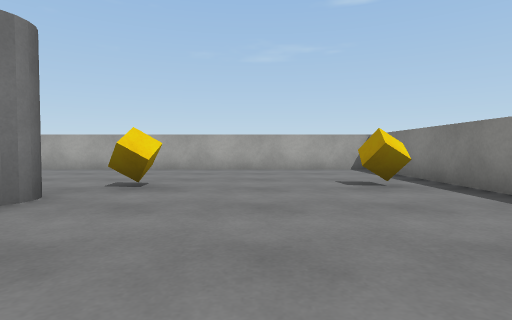
view 1 (above)

16 first-person views from a walk through a 3-D level made in the Unity game engine. The camera is 0.58 m above the floor, tilts 2° down and sees 80° across. The floor is counted in squares, 1 m on a side. Each view is taken from the middle of a square. On the plan, view 1 faces up. The plan holds only what a view shows up to about 9 squares ahead; the rest is blank. The player character is not drawn. Surface patterns are stand-ins for the level's own textures.

view 2
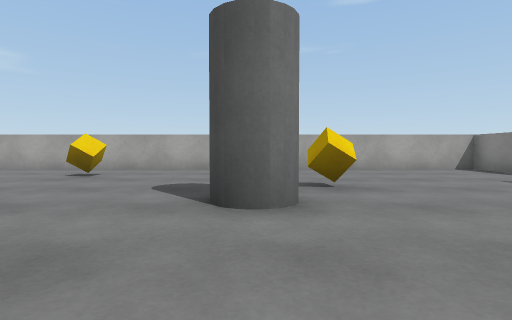

view 3
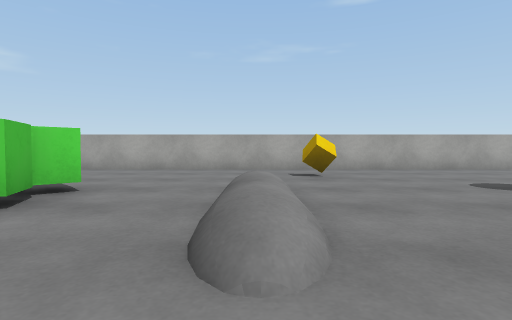

view 4
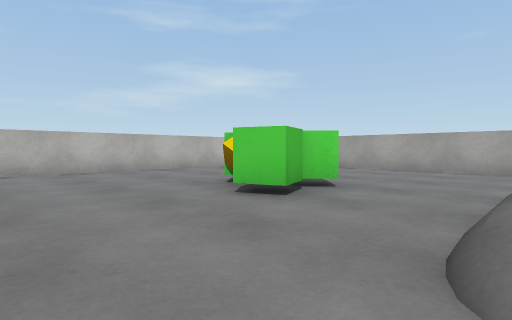

view 5
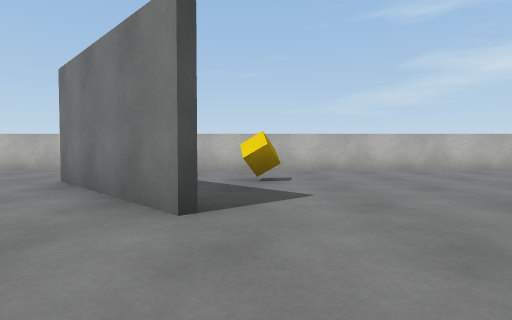

view 6
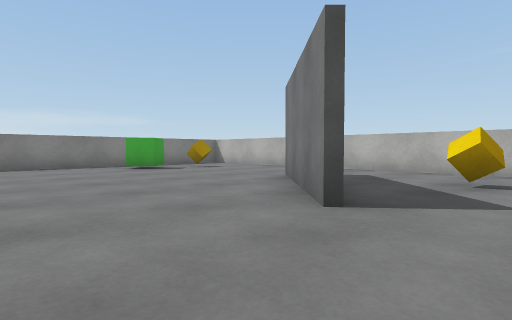

view 7
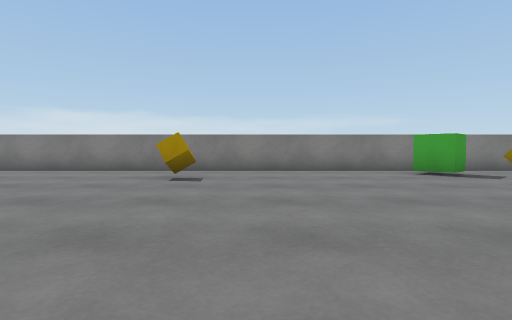

view 8
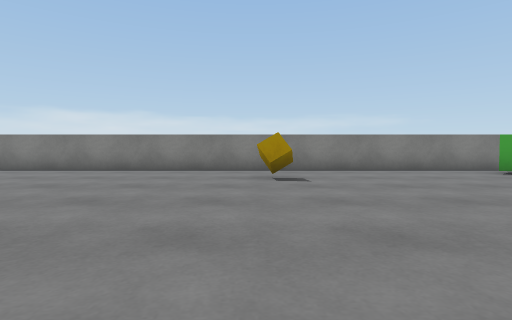

view 9
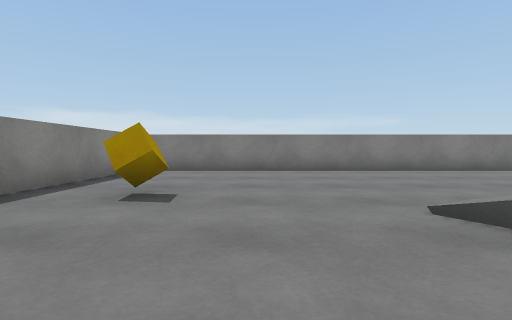

view 10
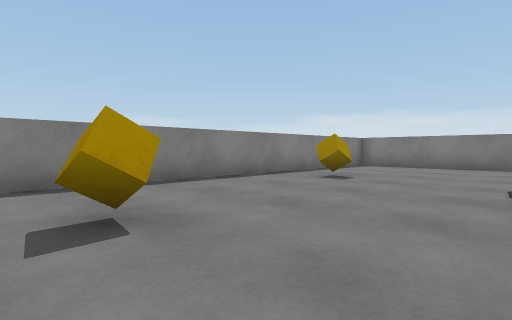

view 11
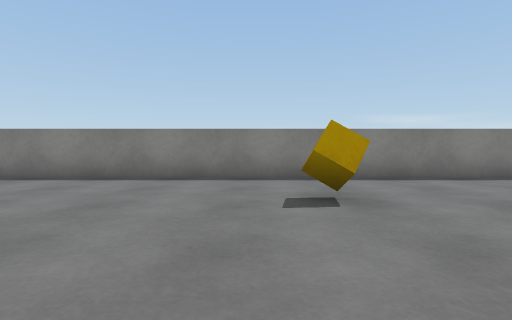

view 12
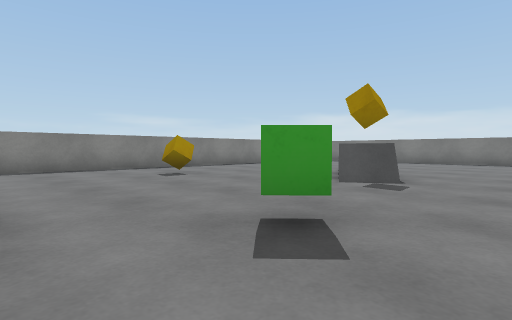

view 13
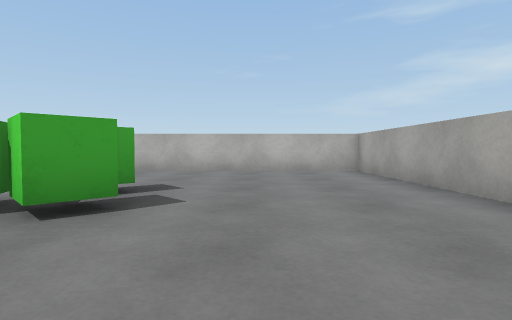

view 14
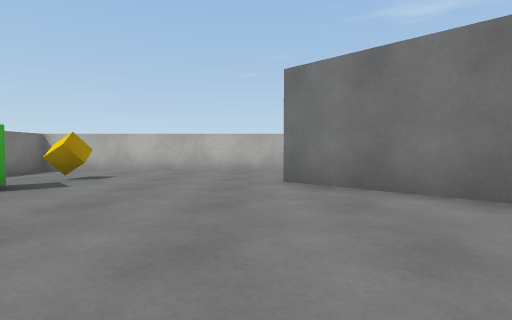

view 15
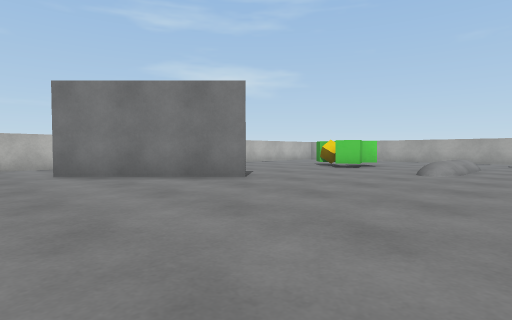

view 16
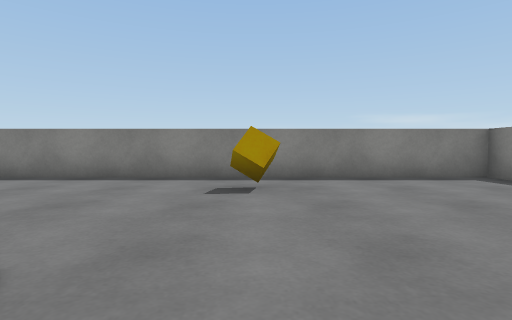

### Floor plan
Points are (right, up) in squares from view 1. A wall is a line through its corners. A room is listed if a view was taken in it or the views show most of it. See-through windows are left out.
Room 1 (views 1, 2, 3, 4, 5, 6, 7, 8, 9, 10, 11, 12, 13, 14, 15, 16)
walls: (-10.6, -1.7) (-13.5, -4.6); (3.2, -10.7) (3.2, 8.8) (-16.2, 8.8) (-16.2, -10.7) (3.2, -10.7)
low walls: (-4.1, -2.6) (-3.1, -2)
objects: cube (-14, -9); cube (-14, -1); green cube (-13, -9) to (-12, -9); green cube (-12, 4); green cube (-11, 3); green cube (-11, 4); cube (-7, 7); cube (-6, -8); green cube (-5, 1) to (-4, 1); grey pillar (-3, 3) to (-3, 4); cube (-2, 5); cube (1, -1); cube (2, -6); cube (2, 5)

Positions as (right, up) in squares from view 1, and headings:
1: (0, 0), facing up
2: (-3, 0), facing up
3: (-8, 0), facing up
4: (-8, 0), facing up-left
5: (-8, -1), facing left
6: (-8, 0), facing down-left
7: (-8, -2), facing down
8: (-6, -2), facing down
9: (0, -2), facing down
10: (-2, 0), facing down-right
11: (-3, 0), facing right
12: (-6, 3), facing down-right
13: (-8, 6), facing left
14: (-8, -5), facing left
15: (-6, -6), facing up-left
16: (-3, -6), facing right
